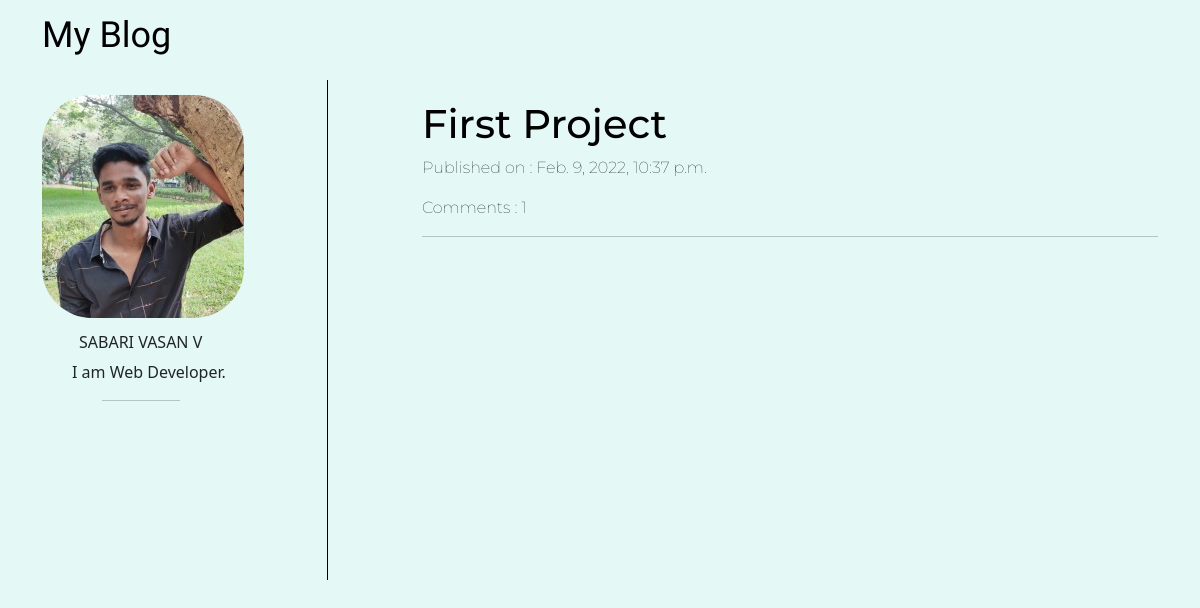
The page / on the database its author committed.
### blog/models.py (models this page shows, shortened)
class Post(models.Model):
    author = models.ForeignKey('auth.User',on_delete=models.CASCADE)
    title = models.CharField(max_length=200)
    text = models.TextField()
    created_date = models.DateTimeField(default=timezone.now)
    def approve_comments(self):
        return self.comments.filter(approved_comment=True)

### blog/views.py (the view)
# urls.py: path('',views.PostListView.as_view(),name='post_list'),
class PostListView(ListView):
    model = Post
    def get_queryset(self):
        return Post.objects.filter(created_date__lte=timezone.now()).order_by('-created_date')

### blog/templates/blog/post_list.html (shortened to what this page needs)
{% extends "blog/base.html" %}
{% load static %}
{% block body %}
<div class="row">
    <div class="col-3">
        <div class="profile">
            <img  style="margin-top:15px;border-radius: 50px;" src="{% static 'media/me1.jpg' %}" alt="angela-profile-img">
            <h6 style="margin-top:15px;margin-left:37px;">SABARI VASAN V</h6>
            <p style="margin-top:5px;margin-left:30px;" class="intro">I am Web Developer.</p>
          </div>
          <hr style="width:30%;margin-left:23%;">
    </div >
    <div class="col">
       <div class="vl"></div>
    </div>
    <div class="col-8">
        <div>
            {% for post in post_list %}
            <div class="postlist">
            <a style="text-decoration: none;color:black" href="{% url 'post_detail' pk=post.pk %}">
            <div class="post">
                <h1>{{ post.title }}</h1>
            </div>
            <div class="date">
                <p>Published on : {{post.created_date}}</p>
            </div>
            <p>Comments : {{ post.approve_comments.count }}</p>
            </a>
            <hr>
            {% endfor %}
        </div>
        </div>
    </div>
  </div>
{% endblock %}

### blog/static/css/blog.css (style rules this page uses)
body { min-height: 100vh; display: flex; flex-direction: column; background-color: #E4F9F5; }
.postlist { font-family: 'Montserrat', sans-serif; margin-top: 20px; font-weight:lighter; }
.vl { border-left: 0.5px solid black; height: 500px; margin-right:auto; }

### rows shown on the page
Post: title "First Project", created_date "Feb. 9, 2022, 10:37 p.m.", approve_comments.count "1"
